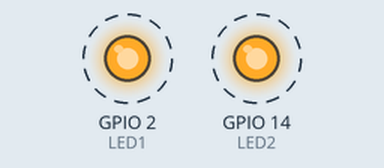
Simulated run of this sketch. Board: ESP32. On the bench: output pins drawn as LEDs (lit = HIGH). Dashed ring = blinking. What the sketch prints to the serial monitor is not drawn.

Above: at 0.7 s.
Timing chart, 0 to 6.1 s (numbered marks = the images above):
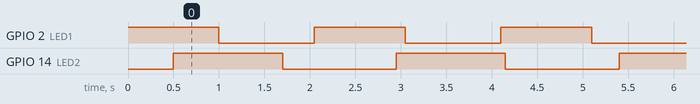

Measured:
- by itself, GPIO 2 (LED1): alternates HIGH for 1.0 s and LOW for 1.1 s
- by itself, GPIO 14 (LED2): alternates HIGH for 1.2 s and LOW for 1.3 s

The sketch:

ESP32_Two_LED_Asynchron.ino
```cpp
/*
 * This blinks two LEDs independently and not synchronized. Both have other blink frequencies.
 * The blink sketches run in two tasks and on two cores.
 */

#define LED1 2
#define LED2 14

TaskHandle_t Task1, Task2;


int counter = 0;

void blink(byte pin, int duration) {

  digitalWrite(pin, HIGH);
  delay(duration);
  digitalWrite(pin, LOW);
  delay(duration);
}

void codeForTask1( void * parameter )
{
  for (;;) {
    blink(LED1, 1000);
    delay(50);
    Serial.println("Task 1: ");
  }
}

void codeForTask2( void * parameter )
{
  for (;;) {
    blink(LED2, 1200);
    delay(50);
    Serial.println("             Task 2: ");
  }
}

// the setup function runs once when you press reset or power the board
void setup() {
  Serial.begin(115200);
  // initialize digital pin LED_BUILTIN as an output.

  pinMode(LED1, OUTPUT);
  pinMode(LED2, OUTPUT);

  xTaskCreatePinnedToCore(
    codeForTask1,
    "led1Task",
    1000,
    NULL,
    1,
    &Task1,
    0);
  delay(500);  // needed to start-up task1

  xTaskCreatePinnedToCore(
    codeForTask2,
    "led2Task",
    1000,
    NULL,
    1,
    &Task2,
    1);

}

void loop() {
  delay(1000);
}
```
